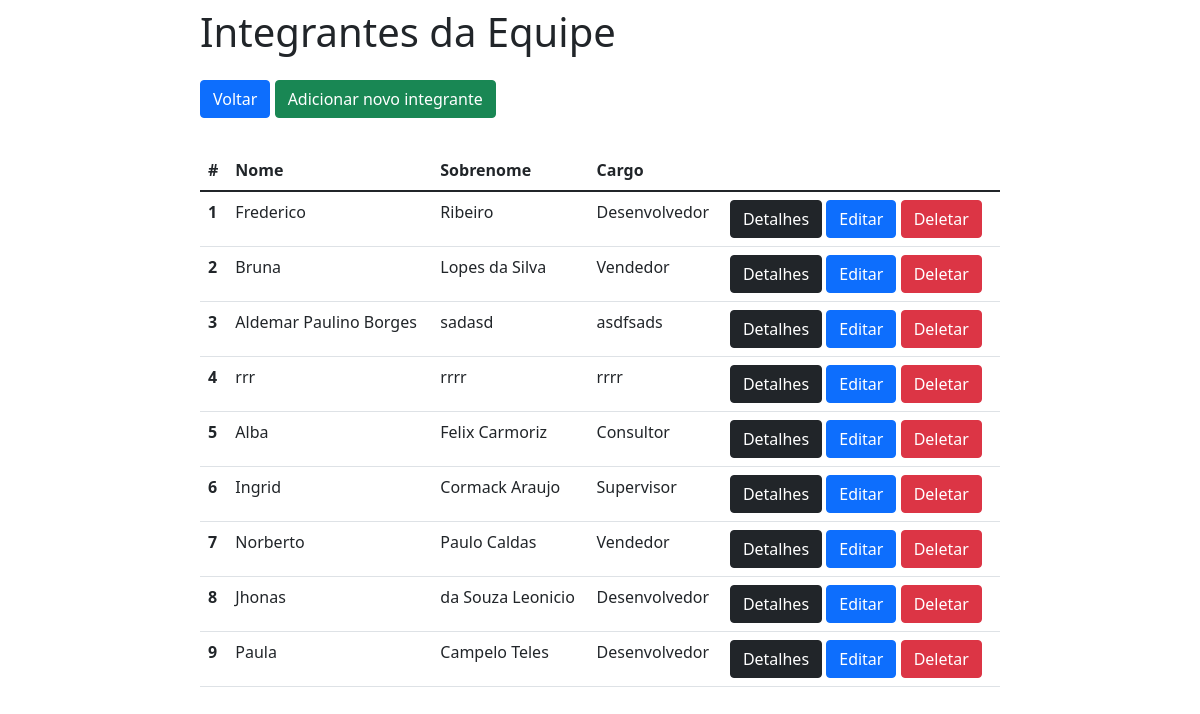
The app's page /equipe_home/ with its own data.
### crud/models.py (models this page shows)
class equipe(models.Model):
    nome = models.CharField(max_length=30)
    sobrenome = models.CharField(max_length=30)
    cargo = models.CharField(max_length=30)
    telefone = models.IntegerField()
    email = models.CharField(max_length=30)

### crud/views.py (the view)
# urls.py: path('equipe_home/', equipe_home, name='equipe_home'),
def equipe_home(request):
    data = {}
    data['db'] = equipe.objects.all()
    return render(request, 'equipe.html', data)

### crud/templates/equipe.html (shortened to what this page needs)
<!DOCTYPE html>
<html lang="pt-br">
<head>
    <link href="https://cdn.jsdelivr.net/npm/bootstrap@5.1.3/dist/css/bootstrap.min.css" rel="stylesheet">
</head>
<body>
    <div class="col-8 m-auto pt-2 pb-2">
        <h1>Integrantes da Equipe</h1>
    </div>
    <div class="col-8 m-auto pt-2 pb-2">
        <a href="/" class="btn btn-primary">Voltar</a>
        <a href="/form" class="btn btn-success">Adicionar novo integrante</a>
    </div>
    <div class="col-8 m-auto pt-4 pb-2">
        <table class="table table-hover">
            <thead>
                <tr>
                    <th scope="col">#</th>
                    <th scope="col">Nome</th>
                    <th scope="col">Sobrenome</th>
                    <th scope="col">Cargo</th>
                </tr>
            </thead>
            <tbody>
            {% for dbs in db %}
                <tr>
                    <th>{{dbs.id}}</th>
                    <td>{{dbs.nome}}</td>
                    <td>{{dbs.sobrenome}}</td>
                    <td>{{dbs.cargo}}</td>
                    <td>
                        <a href="/view/{{dbs.id}}/" class="btn btn-dark">Detalhes</a>
                        <a href="/edit/{{dbs.id}}/" class="btn btn-primary">Editar</a>
                        <a href="/delete/{{dbs.id}}/" class="btn btn-danger">Deletar</a>
                    </td>
                </tr>
            {% endfor %}
            </tbody>
        </table>
    </div>
</body>
</html>

### records on screen
equipe: id "1", nome "Frederico", sobrenome "Ribeiro", cargo "Desenvolvedor"
equipe: id "2", nome "Bruna", sobrenome "Lopes da Silva", cargo "Vendedor"
equipe: id "3", nome "Aldemar Paulino Borges", sobrenome "sadasd", cargo "asdfsads"
equipe: id "4", nome "rrr", sobrenome "rrrr", cargo "rrrr"
equipe: id "5", nome "Alba", sobrenome "Felix Carmoriz", cargo "Consultor"
equipe: id "6", nome "Ingrid", sobrenome "Cormack Araujo", cargo "Supervisor"
equipe: id "7", nome "Norberto", sobrenome "Paulo Caldas", cargo "Vendedor"
equipe: id "8", nome "Jhonas", sobrenome "da Souza Leonicio", cargo "Desenvolvedor"
equipe: id "9", nome "Paula", sobrenome "Campelo Teles", cargo "Desenvolvedor"
